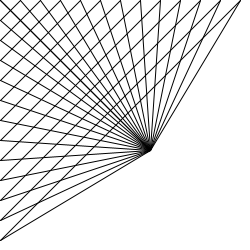
Frame 1 (no input)
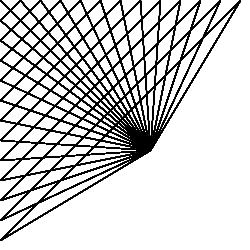
Frame 60 (the mouse pressed at the canvas centre just before this capture)
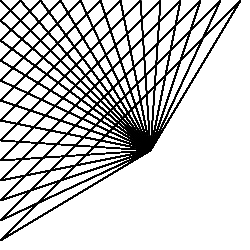
Frame 120 (the mouse held since frame 60 and released just before this capture)

The Processing sketch that drew these frames (run headless with seeded random() and noise(); from frame 60 on, the mouse is pressed at the canvas centre):

// Processing sketch: processing_53199
// ── processing_53199.pde

// set the screen size, the colour of background, and add smothness to the line
void setup(){
size(250,250);
background(255);
smooth();
}

void draw(){
stroke(0);
//create lines that start at 0 and add up 20 every time.
for(int i=0; i<250; i+=20){
//creating the line that start from 0, one that add up to left side and the other add up to the right side. 
line(0,i,150,150);
line(i,0,150,150);
//create horizontal line above the two lines.
line(i,0,0,i);
}
}
                
                                
